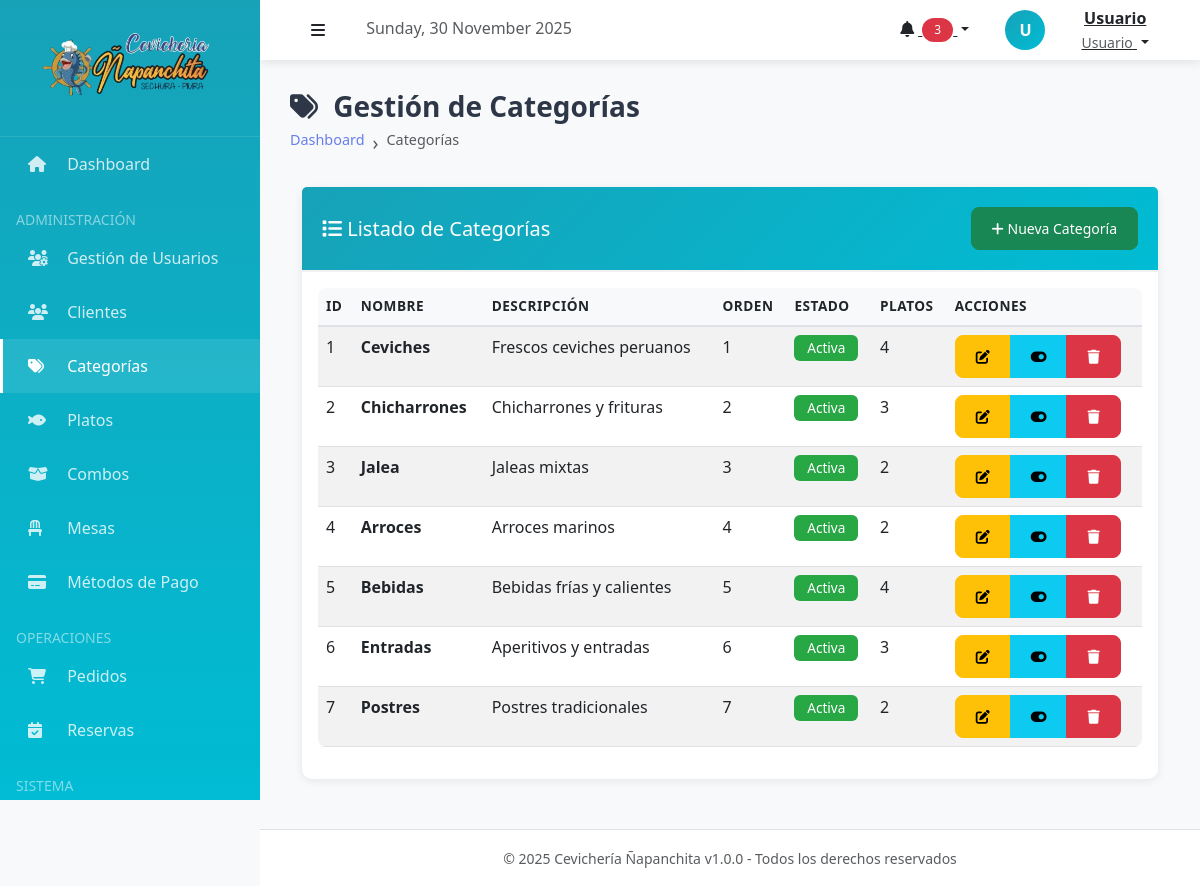
/index.php?action=categorias (signed in), run on the app's committed database.
### tables this page shows
CREATE TABLE categorias (
    id INT AUTO_INCREMENT PRIMARY KEY,
    nombre VARCHAR(50) UNIQUE NOT NULL,
    descripcion TEXT,
    orden INT DEFAULT 0 COMMENT 'Orden de visualizaciÃ³n',
    activo BOOLEAN DEFAULT TRUE,
    
    INDEX idx_categorias_activo (activo),
    INDEX idx_categorias_orden (orden)
);

### controllers/CategoriaController.php (called while the page is built, shortened)
<?php
require_once __DIR__ . '/../config/database.php';
require_once __DIR__ . '/../models/Categoria.php';
class CategoriaController
{
    private $categoria;
    public function __construct()
    {
        $database = new Database();
        $this->db = $database->getConnection();
        $this->categoria = new Categoria($this->db);
    }
    public function index()
    {
        $categorias = $this->categoria->listar();
        require_once __DIR__ . '/../views/categorias/index.php';
    }
}

### config/database.php (called while the page is built, shortened)
<?php
class Database
{
    private $host = "localhost";
    private $db_name = "napanchita_db";
    private $username = "root";
    private $password = "";
    public function getConnection()
    {
        try {
            $this->conn = new PDO(
                "mysql:host=" . $this->host . ";dbname=" . $this->db_name . ";charset=utf8mb4",
                $this->username,
                $this->password
            );
            $this->conn->setAttribute(PDO::ATTR_ERRMODE, PDO::ERRMODE_EXCEPTION);
            $this->conn->setAttribute(PDO::ATTR_EMULATE_PREPARES, false);
            return $this->conn;
        } catch (PDOException $e) {
            echo "Error de conexión: " . $e->getMessage();
            return null;
        }
    }
}

### models/Categoria.php (called while the page is built, shortened)
<?php
class Categoria
{
    private $conn;
    private $table = "categorias";
    public function __construct($db)
    {
        $this->conn = $db;
    }
    public function listar($solo_activas = false)
    {
        $query = "SELECT c.*,
                  COUNT(p.id) as cantidad_platos
                  FROM " . $this->table . " c
                  LEFT JOIN platos p ON p.categoria_id = c.id";
        $query .= " GROUP BY c.id
                    ORDER BY c.orden ASC, c.nombre ASC";
        $stmt = $this->conn->prepare($query);
        $stmt->execute();
        return $stmt->fetchAll(PDO::FETCH_ASSOC);
    }
}

### views/categorias/index.php (the view, shortened to what this page needs)
<?php
include __DIR__ . '/../layouts/header.php';
?>
<div class="page-header">
    <h1><i class="fas fa-tags me-2"></i> Gestión de Categorías</h1>
    <nav aria-label="breadcrumb">
        <ol class="breadcrumb">
            <li class="breadcrumb-item"><a href="<?php echo BASE_URL; ?>index.php?action=dashboard">Dashboard</a></li>
            <li class="breadcrumb-item active">Categorías</li>
        </ol>
    </nav>
</div>
<div class="container-fluid">
    <div class="card">
        <div class="card-header bg-primary text-white">
            <div class="row align-items-center">
                <div class="col">
                    <h5 class="mb-0"><i class="fas fa-list"></i> Listado de Categorías</h5>
                </div>
                <div class="col-auto">
                    <a href="<?php echo BASE_URL; ?>index.php?action=categorias_crear" class="btn btn-success btn-sm">
                        <i class="fas fa-plus"></i> Nueva Categoría
                    </a>
                </div>
            </div>
        </div>
        <div class="card-body">
            <table id="tablaCategorias" class="table table-striped table-hover">
                <thead>
                    <tr>
                        <th>ID</th>
                        <th>Nombre</th>
                        <th>Descripción</th>
                        <th>Orden</th>
                        <th>Estado</th>
                        <th>Platos</th>
                        <th>Acciones</th>
                    </tr>
                </thead>
                <tbody>
                    <?php foreach ($categorias as $cat): ?>
                        <tr>
                            <td><?php echo $cat['id']; ?></td>
                            <td><strong><?php echo htmlspecialchars($cat['nombre']); ?></strong></td>
                            <td><?php echo htmlspecialchars(substr($cat['descripcion'] ?? '', 0, 50)); ?></td>
                            <td><?php echo $cat['orden']; ?></td>
                            <td>
                                <span class="badge <?php echo ($cat['activo'] ?? 1) ? 'badge-activa' : 'badge-inactiva'; ?>">
                                    <?php echo ($cat['activo'] ?? 1) ? 'Activa' : 'Inactiva'; ?>
                                </span>
                            </td>
                            <td><?php echo $cat['cantidad_platos'] ?? 0; ?></td>
                            <td>
                                <div class="btn-group btn-group-sm">
                                    <a href="<?php echo BASE_URL; ?>index.php?action=categorias_editar&id=<?php echo $cat['id']; ?>"
                                        class="btn btn-warning" title="Editar">
                                        <i class="fas fa-edit"></i>
                                    </a>
                                    <button onclick="cambiarEstado(<?php echo $cat['id']; ?>, <?php echo ($cat['activo'] ?? 1) ? 0 : 1; ?>)"
                                        class="btn btn-info" title="Cambiar Estado">
                                        <i class="fas fa-<?php echo ($cat['activo'] ?? 1) ? 'toggle-on' : 'toggle-off'; ?>"></i>
                                    </button>
                                    <button onclick="eliminarCategoria(<?php echo $cat['id']; ?>)"
                                        class="btn btn-danger" title="Eliminar">
                                        <i class="fas fa-trash"></i>
                                    </button>
                                </div>
                            </td>
                        </tr>
                    <?php endforeach; ?>
                </tbody>
            </table>
        </div>
    </div>
</div>
<?php include __DIR__ . '/../layouts/footer.php'; ?>

### public/css/style.css (style rules this page uses)
:root { --color-primary: #667eea; --color-secondary: #764ba2; --color-success: #28a745; --color-danger: #dc3545; --color-warning: #ffc107; --color-info: #17a2b8; --color-light: #f8f9fa; --color-dark: #343a40; --transition: all 0.3s ease; }
body { font-family: 'Segoe UI', Tahoma, Geneva, Verdana, sans-serif; background-color: #f4f6f9; }
.card { transition: var(--transition); margin-bottom: 20px; }
.card-header { font-weight: 600; background: linear-gradient(135deg, var(--color-primary) 0%, var(--color-secondary) 100%); color: white; border-bottom: none; }
.btn { transition: var(--transition); font-weight: 500; border-radius: 8px; padding: 10px 20px; }
.badge { padding: 6px 12px; font-weight: 500; border-radius: 6px; }
.table { background: white; border-radius: 8px; overflow: hidden; }
.table thead th { background-color: #f8f9fa; border-bottom: 2px solid #dee2e6; font-weight: 600; text-transform: uppercase; font-size: 0.85rem; letter-spacing: 0.5px; }
.breadcrumb { background: transparent; font-size: 0.9rem; }
.breadcrumb-item + .breadcrumb-item::before { content: "›"; font-size: 1.2rem; }
.breadcrumb-item a { color: var(--color-primary); text-decoration: none; }

### public/css/tema-celeste.css (style rules this page uses)
:root { --primary-color: #17a2b8; --primary-dark: #138496; --primary-light: #00bcd4; --primary-gradient: linear-gradient(135deg, #17a2b8 0%, #00bcd4 100%); }
.bg-primary { background: linear-gradient(135deg, #17a2b8 0%, #00bcd4 100%) !important; }
a { color: #17a2b8; }

### views/layouts/header.php (style rules this page uses)
:root { --sidebar-width: 260px; --header-height: 60px; --primary-color: #17a2b8; --secondary-color: #00bcd4; }
body { font-family: 'Segoe UI', Tahoma, Geneva, Verdana, sans-serif; background-color: #f8f9fa; }
.page-header { margin-bottom: 30px; }
.page-header h1 { font-size: 28px; font-weight: 700; color: #2d3748; margin: 0; }
.breadcrumb { background: transparent; padding: 0; margin: 5px 0 0 0; }
.card { border: none; box-shadow: 0 2px 10px rgba(0, 0, 0, 0.08); border-radius: 10px; }
.card-header { background: white; border-bottom: 2px solid #f1f1f1; font-weight: 600; padding: 20px; }

### views/categorias/index.php (style rules this page uses)
.badge-activa { background-color: #28a745 !important; color: white; font-size: 0.85rem; padding: 0.4rem 0.8rem; font-weight: 500; }

### data on the page
categorias: id "1", nombre "Ceviches", descripcion "Frescos ceviches peruanos", orden "1", activo "Activa", cantidad_platos "4"
categorias: id "2", nombre "Chicharrones", descripcion "Chicharrones y frituras", orden "2", activo "Activa", cantidad_platos "3"
categorias: id "3", nombre "Jalea", descripcion "Jaleas mixtas", orden "3", activo "Activa", cantidad_platos "2"
categorias: id "4", nombre "Arroces", descripcion "Arroces marinos", orden "4", activo "Activa", cantidad_platos "2"
categorias: id "5", nombre "Bebidas", descripcion "Bebidas frías y calientes", orden "5", activo "Activa", cantidad_platos "4"
categorias: id "6", nombre "Entradas", descripcion "Aperitivos y entradas", orden "6", activo "Activa", cantidad_platos "3"
categorias: id "7", nombre "Postres", descripcion "Postres tradicionales", orden "7", activo "Activa", cantidad_platos "2"

### other printed values
substr($_SESSION['nombre'] ?? 'U', 0, 1) "U"
$_SESSION['nombre'] "Usuario"
$_SESSION['rol'] "Usuario"
APP_NAME "Cevichería Ñapanchita"
APP_VERSION "1.0.0"
